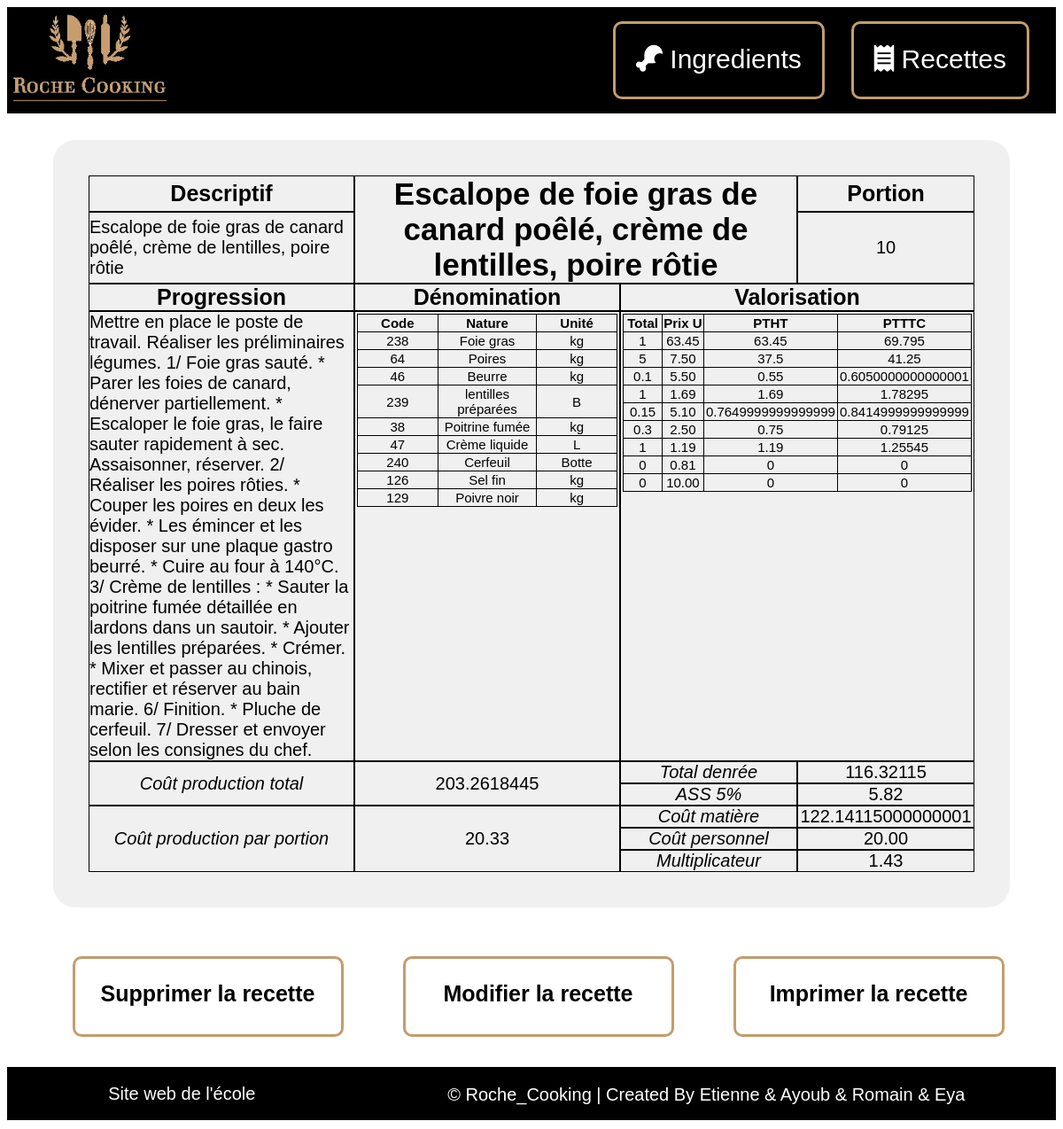
/index.php?action=read&controller=recette&idRecette=36, run on the app's committed database.
### tables this page shows
CREATE TABLE `recette` (
  `idRecette` int(11) NOT NULL,
  `idTypeRecette` int(11) NOT NULL,
  `idAuteur` int(11) NOT NULL,
  `nomRecette` varchar(100) NOT NULL,
  `nombrePortion` int(11) NOT NULL,
  `descriptif` varchar(2000) NOT NULL,
  `progression` varchar(10000) NOT NULL,
  `prixMainOeuvre` decimal(10,2) NOT NULL,
  `multiplicateur` decimal(10,2) NOT NULL
);

### index.php (called while the page is built, shortened)
<?php
        require_once File::build_path(array("controller", "routeur.php"));
?>

### model/Model.php (called while the page is built, shortened)
<?php
class Model {
    public static $pdo;
    public static function Init() {
        $hostname = Conf::getHostname();
        $database_name = Conf::getDatabase();
        $login = Conf::getLogin();
        $password = Conf::getPassword();
        try {
            self::$pdo = new PDO("mysql:host=$hostname;dbname=$database_name", $login, $password,
                    array(PDO::MYSQL_ATTR_INIT_COMMAND => "SET NAMES utf8"));
            self::$pdo->setAttribute(PDO::ATTR_ERRMODE, PDO::ERRMODE_EXCEPTION);
        } catch (PDOException $e) {
            if (Conf::getDebug()) {
                echo $e->getMessage();
            } else {
                echo 'Une erreur est survenue <a href=""> retour a la page d\'accueil </a>';
            }
            die();
        }
    }
    public static function select($primary_value) {
        $table_name = static::$object;
        $class_name = "Model" . ucfirst($table_name);
        $primary_key = static::$primary;
        try {
            $sql = "SELECT * from " . ucfirst($table_name) . " WHERE " . $primary_key . "=:nom_tag";
            $req_prep = Model::$pdo->prepare($sql);
            $values = array(
                "nom_tag" => $primary_value,
            );
            $req_prep->execute($values);
            $req_prep->setFetchMode(PDO::FETCH_CLASS, $class_name);
            $tab = $req_prep->fetchAll();
        } catch (Exception $ex) {
            echo $ex->getMessage();
        }
        return $tab[0];
    }
}

### model/ModelRecette.php (called while the page is built, shortened)
<?php
require_once File::build_path(array("model", "Model.php"));
class ModelRecette extends Model{
    private $nomRecette;
    private $nombrePortion;
    private $descriptif;
    private $progression;
    private $prixMainOeuvre;
    private $multiplicateur;
    function getNomRecette() {
        return $this->nomRecette;
    }
    function getNombrePortion() {
        return $this->nombrePortion;
    }
    function getDescriptif() {
        return $this->descriptif;
    }
    function getProgression() {
        return $this->progression;
    }
    function getPrixMainOeuvre() {
        return $this->prixMainOeuvre;
    }
    function getMultiplicateur(){
        return $this->multiplicateur;
    }
}

### view/recette/choix_impression.php (the view, shortened to what this page needs)
<link rel="stylesheet" type="text/css" href="style/style_details_recette_AP.css">
<div class="maxiParent">
    <div class="grid">
        <div class="titre1">
            <p class="titre"><?php echo htmlspecialchars(ucfirst($r->getNomRecette()))?></p>
        </div>
        <div class="sous_titre11">
            <p class="sous_titre">Descriptif</p>
        </div>
        <div class="sous_titre12">
            <p class="sous_titre">Progression</p>
        </div>
        <div class="sous_titre13">
            <p class="sous_titre">Dénomination</p>
        </div>
        <div class="sous_titre14">
            <p class="sous_titre">Valorisation</p>
        </div>
        <div class="sous_titre15">
            <p class="sous_titre">Portion</p>
        </div>
        <div class="sous_titre21">
            <p class="sous_titre_niv2">Coût production total</p>
        </div>
        <div class="sous_titre22">
            <p class="sous_titre_niv2">Coût production par portion</p>
        </div>
        <div class="sous_titre23">
            <p class="sous_titre_niv2">Total denrée</p>
        </div>
        <div class="sous_titre24">
            <p class="sous_titre_niv2">ASS 5%</p>
        </div>
        <div class="sous_titre25">
            <p class="sous_titre_niv2">Coût matière</p>
        </div>
        <div class="sous_titre26">
            <p class="sous_titre_niv2">Coût personnel</p>
        </div>
        <div class="sous_titre27">
            <p class="sous_titre_niv2">Multiplicateur</p>
        </div>
        <div class="contenu_fiche1">
            <p class="contenu_fiche"><?= htmlspecialchars($r->getDescriptif()); ?></p>
        </div>
        <div class="contenu_fiche2">
            <p class="contenu_fiche"><?= htmlspecialchars($r->getProgression()); ?></p>
        </div>
        <div class="contenu_fiche3">
            <p class="contenu_fiche"><?= htmlspecialchars($r->getNombrePortion()); ?></p>
        </div>
        <div class="contenu_fiche4">
            <div id="contenu_den">
                <table id="table">
                    <tr>
                        <th>Code</th>
                        <th>Nature</th>
                        <th>Unité</th>
                    </tr>
                </table>
            </div>
        </div>
        <div class="contenu_fiche5">
            <div id="contenu_val">
                <table id="tablePrix">
                    <tr>
                        <th>Total</th>
                        <th>Prix U</th>
                        <th>PTHT</th>
                        <th>PTTTC</th>
                    </tr>
                </table>
            </div>
        </div>
        <div class="contenu_fiche6">
            <p class="contenu_fiche"></p>
        </div>
        <div class="contenu_fiche7">
            <p class="contenu_fiche"></p>
        </div>
        <div class="contenu_fiche8">
            <p class="contenu_fiche"></p>
        </div>
        <div class="contenu_fiche9">
            <p class="contenu_fiche"></p>
        </div>
        <div class="contenu_fiche10">
            <p class="contenu_fiche"></p>
        </div>
        <div class="contenu_fiche11">
            <p class="contenu_fiche"><?= htmlspecialchars($r->getPrixMainOeuvre()); ?></p>
        </div>
        <div class="contenu_fiche12">
            <p class="contenu_fiche"><?= htmlspecialchars($r->getMultiplicateur()); ?></p>
        </div>
    </div>
</div>

### style/style_details_recette_AP.css (style rules this page uses)
.maxiParent { display: flex; }
.grid > div { font-family: 'Arial','Verdana'; font-size: 20px; color: black; border: black solid 1px; }
.grid { margin: auto; width: 1000px; padding: 40px; margin-bottom: 30px; margin-top: 30px; display: grid; grid-template-columns: 3fr 3fr 2fr 2fr; grid-template-rows: 60px 1fr 60px 1fr repeat(5 40px); background-color: rgb(240,240,240); border-radius: 25px; }
.titre1 { grid-column: 2/4; grid-row: 1/3; display: flex; }
.sous_titre11 { grid-column: 1; grid-row: 1; display: flex; }
.sous_titre12 { grid-column: 1; grid-row: 3; display: flex; }
.sous_titre13 { grid-column: 2; grid-row: 3; display: flex; }
.sous_titre14 { grid-column: 3/5; grid-row: 3; display: flex; }
.sous_titre15 { grid-column: 4; grid-row: 1; display: flex; }
.sous_titre21 { grid-column: 1; grid-row: 5/7; display: flex; }
.sous_titre22 { grid-column: 1; grid-row: 7/10; display: flex; }
.sous_titre23 { grid-column: 3; grid-row: 5; display: flex; }
.sous_titre24 { grid-column: 3; grid-row: 6; display: flex; }
.sous_titre25 { grid-column: 3; grid-row: 7; display: flex; }
.sous_titre26 { grid-column: 3; grid-row: 8; display: flex; }
.sous_titre27 { grid-column: 3; grid-row: 9; display: flex; }
.contenu_fiche1 { grid-column: 1; grid-row: 2; display: flex; }
.contenu_fiche2 { grid-column: 1; grid-row: 4; display: flex; }
.contenu_fiche3 { grid-column: 4; grid-row: 2; display: flex; }
.contenu_fiche4 { grid-column: 2; grid-row: 4; display: flex; }
.contenu_fiche5 { grid-column: 3/5; grid-row: 4; display: flex; }
.contenu_fiche6 { grid-column: 2; grid-row: 5/7; display: flex; }
.contenu_fiche7 { grid-column: 2; grid-row: 7/10; display: flex; }
.contenu_fiche8 { grid-column: 4; grid-row: 5; display: flex; }
.contenu_fiche9 { grid-column: 4; grid-row: 6; display: flex; }
.contenu_fiche10 { grid-column: 4; grid-row: 7; display: flex; }
.contenu_fiche11 { grid-column: 4; grid-row: 8; display: flex; }
.contenu_fiche12 { grid-column: 4; grid-row: 9; display: flex; }
.titre { text-align: center; font-size: 35px; font-weight: bold; margin: auto; }
.sous_titre { margin: auto; font-size: 25px; font-weight: bold; }
.sous_titre_niv2 { margin: auto; font-style: italic; }
table { border-collapse: collapse; margin: 2px; text-align: center; font-size: 15px; }
td,th { width: 200px; border: 1px solid black }
.contenu_fiche { margin: auto; }

### data on the page
recette: nomRecette "Escalope de foie gras de canard poêlé, crème de lentilles, poire rôtie", descriptif "Escalope de foie gras de canard poêlé, crème de lentilles, poire rôtie", progression "Mettre en place le poste de travail. Réaliser les préliminaires légumes. 1/ Foie gras sauté. * Parer les foies de canard, dénerver partiellement. * Escaloper le foie gras, le faire sauter rapidement à sec. Assaisonner, réserver. 2/ Réaliser les poires rôties. * Couper les poires en deux les évider. * Les émincer et les disposer sur une plaque gastro beurré. * Cuire au four à 140°C. 3/ Crème de lentilles : * Sauter la poitrine fumée détaillée en lardons dans un sautoir. * Ajouter les lentilles préparées. * Crémer. * Mixer et passer au chinois, rectifier et réserver au bain marie. 6/ Finition. * Pluche de cerfeuil. 7/ Dresser et envoyer selon les consignes du chef.", nombrePortion "10", prixMainOeuvre "20.00", multiplicateur "1.43"
